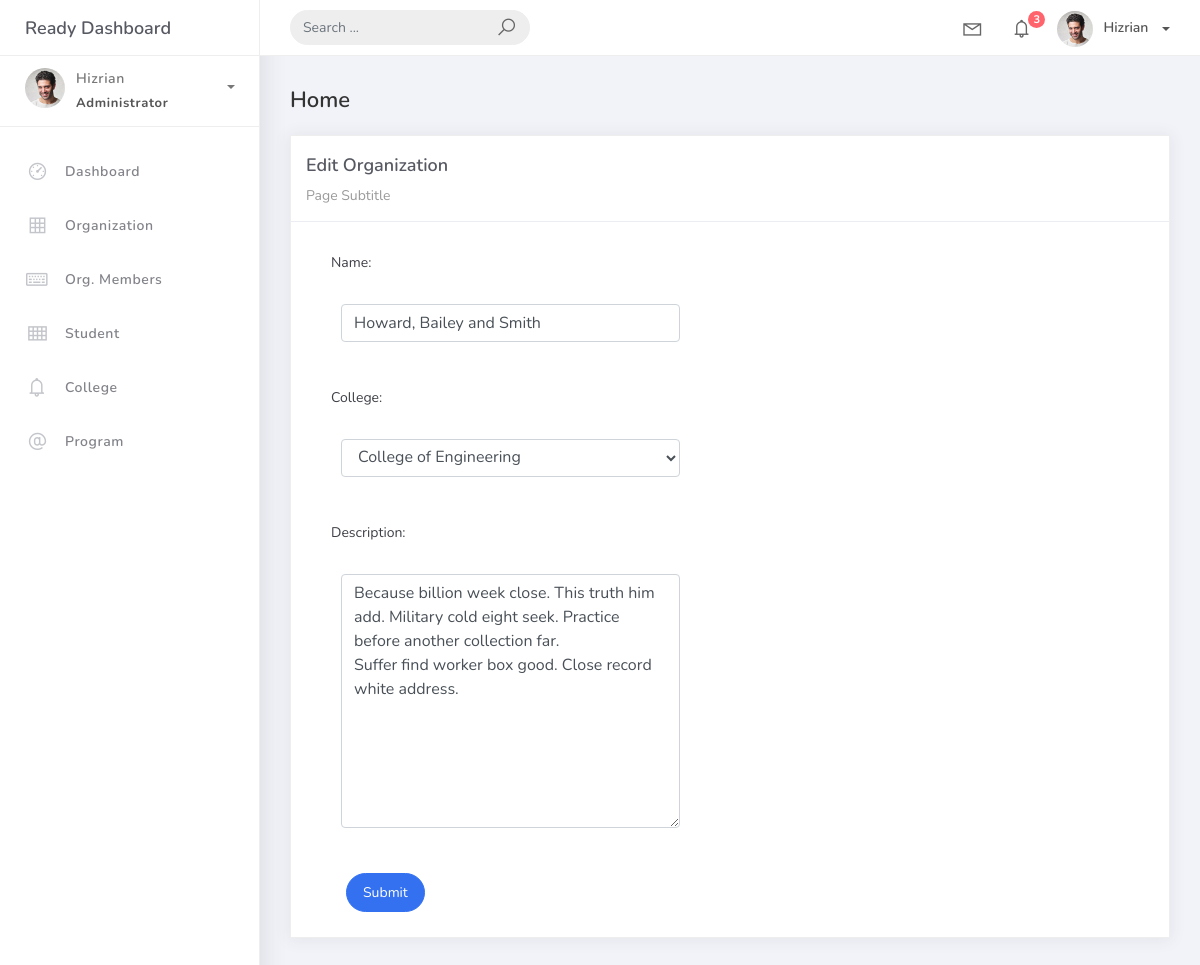
Page /organizations/1/ (signed in) on the committed database.
### projectsite/models.py (models this page shows, shortened)
class BaseModel(models.Model):
    created_at = models.DateTimeField(auto_now_add=True, db_index=True)
    updated_at = models.DateTimeField(auto_now=True)
    class Meta:
        abstract = True

class Organization(BaseModel):
    name = models.CharField(max_length=150)
    college = models.ForeignKey(College, on_delete=models.CASCADE)
    description = models.TextField(null=True, blank=True)

### projectsite/views.py (the view)
# urls.py: path('organizations/<int:pk>/', views.OrganizationUpdateView.as_view(), name='organization-edit'),
class OrganizationUpdateView(LoginRequiredMixin, UpdateView):
    model = Organization
    template_name = 'org_edit.html'
    fields = ['name', 'college', 'description']
    success_url = reverse_lazy('organization-list')

### projectsite/models.py (called while the page is built)
    def __str__(self):
        return self.college_name

### templates/org_edit.html (shortened to what this page needs)
{% extends 'base.html' %} {% load static %} {% block content %}
<div class="content">
    <div class="container-fluid">
        <h4 class="page-title">Home</h4>
        <div class="row">
            <div class="col-md-12">
                <div class="card">
                    <div class="card-header">
                        <div class="card-title">Edit Organization</div>
                        <div class="card-category">Page Subtitle</div>
                    </div>
                    <div class="col-md-6">
                        <div class="card-body">
                            <form class="" action="" method="post" novalidate>
                                {% include 'includes/form.html' %}
                                <div class="form-group">
                                    <div class="col-md-12 col-sm-3">
                                        <button type="submit" class="btn btn-primary btn-rounded">Submit</button>
                                    </div>
                                </div>
                            </form>
                        </div>
                    </div>
                </div>
            </div>
        </div>
    </div>
</div>
{% endblock %}

### templates/includes/form.html (shortened to what this page needs)
{% load widget_tweaks %}
{% for field in form %}
<div class="field item form-group">
    <label>{{ field.label_tag}}</label>
    <div class="form-group">
        {% render_field field class="form-control" %}
    </div>
</div>
{% endfor %}

### rows in the picture
Organization: name "Howard, Bailey and Smith" "College of Engineering" "Because billion week close. This truth him add. Military cold eight seek. Practice before another collection far. Suffer find worker box good. Close record white address."

### other values in the picture
{{ field.label_tag }} "Name:" "College:" "Description:"
